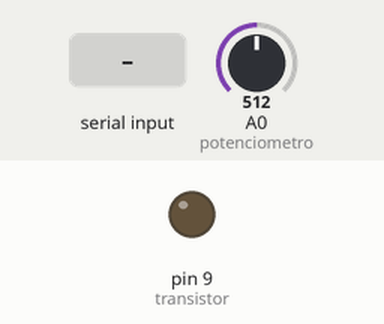
Simulated run of this sketch. Board: Arduino Uno, built with avr-gcc and run on an emulated ATmega328P. Parts: output pins drawn as LEDs (lit = HIGH). Inputs (shaded band) come from the test bench; at power-on: A0 (potenciometro) = 512. What the sketch prints to the serial monitor is not drawn.

Above: at 1.2 s.
1.3 s: "1" received over Serial
At 2.1 s:
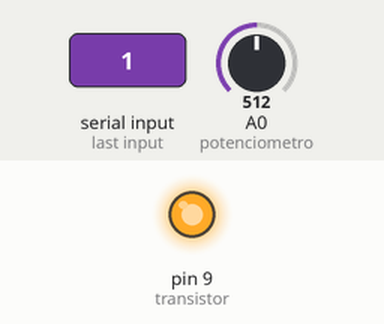
2.8 s: "0" received over Serial
At 4.0 s:
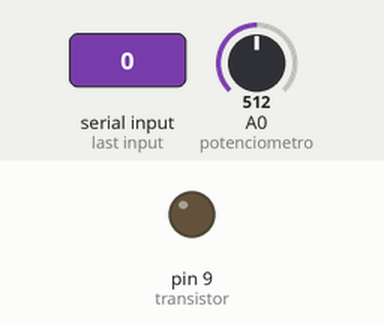
4.3 s: "2" received over Serial
At 5.1 s:
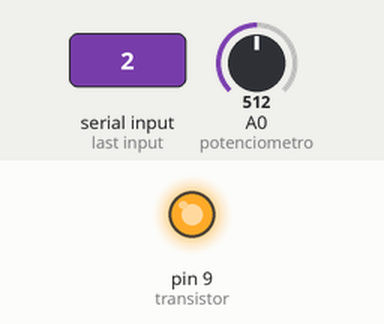
Timing chart, 0 to 7.3 s (numbered marks = the images above; inputs shaded):
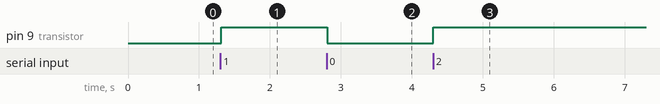

Measured:
- after the input at 1.3 s, pin 9 (transistor): LOW → HIGH at once
- after the input at 2.8 s, pin 9 (transistor): HIGH → LOW at once
- after the input at 4.3 s, pin 9 (transistor): LOW → HIGH at once

The sketch:

motorccComPot.ino
```cpp
//pino analógico onde o potenciômetro está conectado.
int const potenciometro = 0;
int data;

//pino digital onde o TIP120 está conectado.
int const transistor = 9;

//armazenará o valor lido no potenciômetro.
int valPotenciometro = 0;

//função setup é executada uma vez quando o arduino é ligado.
void setup() {

  //definindo o pino digital 9 como de saída.
  pinMode(transistor, OUTPUT);
  Serial.begin(9600);
}

//Função loop é executada repetidamente enquanto
//o arduino estiver ligado.
void loop() {

  //lendo o valor do potenciômetro (0 até 1023) e
  //dividindo por 4 para obter um valor entre 0 e 255
  //que são valores adequados para a base do TIP120.
  valPotenciometro = analogRead(potenciometro);
  Serial.println(valPotenciometro);


  //atribuindo o valor lido no potenciômetro
  //a base do TIP120.
  //analogWrite(transistor, valPotenciometro);

  while (Serial.available()){
    data = Serial.read();
  }

  if (data == '0')
  analogWrite (transistor, 0);

  else if (data == '1')
  analogWrite (transistor, 255);

  else if (data == '2')
  analogWrite (transistor, 750);

  else if (data == '3')
  analogWrite (transistor, 1000);


  delay(25);

}
```
